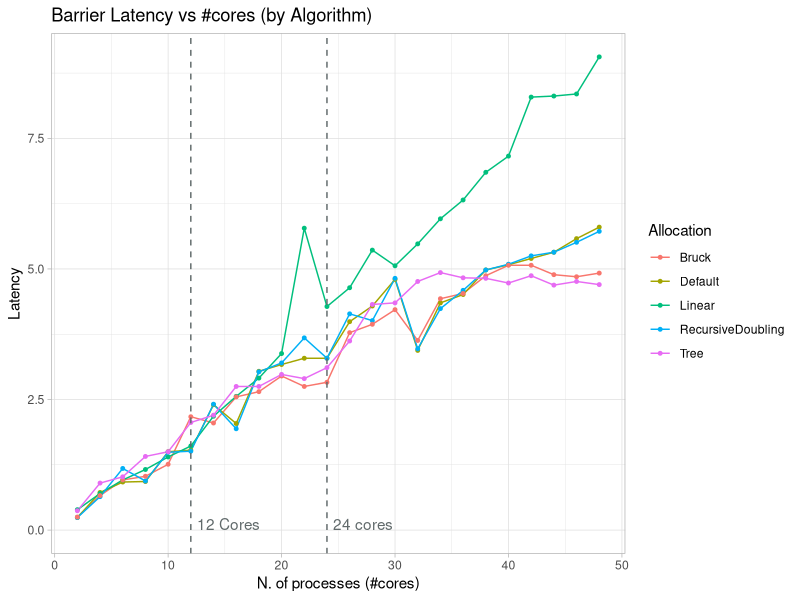

Source code (R):
## ---- chunk 1
knitr::opts_chunk$set(echo = TRUE)
library(ggplot2)
library(dplyr)
library(tidyverse)
library(patchwork)
## ---- chunk 2
barrier_default.df<- read.csv(file = "barrier_default.csv")
barrier_linear.df<- read.csv(file = "barrier_linear.csv")
barrier_doublering.df<- read.csv(file = "barrier_doublering.csv")
barrier_recursivedoubling.df<- read.csv(file = "barrier_recursivedoubling.csv")
barrier_bruck.df<- read.csv(file = "barrier_bruck.csv")
barrier_tree.df<- read.csv(file = "barrier_tree.csv")
## ---- chunk 3
barrier.df<- rbind(barrier_default.df,barrier_linear.df,barrier_doublering.df,barrier_recursivedoubling.df,barrier_bruck.df,barrier_tree.df)
## ---- chunk 4
barrier.df %>% filter(Allocation == "core") %>% filter(Algorithm != "DoubleRing") %>% 
  ggplot(aes(x = Processes, y = Latency, color = Algorithm)) +
    geom_line(linetype = 1) +
    geom_point(size=1)+
    geom_vline(xintercept = c(12, 24), linetype = "dashed", color = "#616A6B")+
    annotate("text", x = c(12,24), y = c(0,0), label = c("12 Cores","24 cores"), vjust = 0, hjust = -0.1,color="#616A6B")+
    #scale_color_manual(values = c("#27AE60","#E67E22","#3498DB","#8E44AD","")) +
    xlim(2, 48) +
    labs(x = 'N. of processes (#cores)',
         y = 'Latency',
         title = 'Barrier Latency vs #cores (by Algorithm)',
         color = 'Allocation')+
    theme_light()
